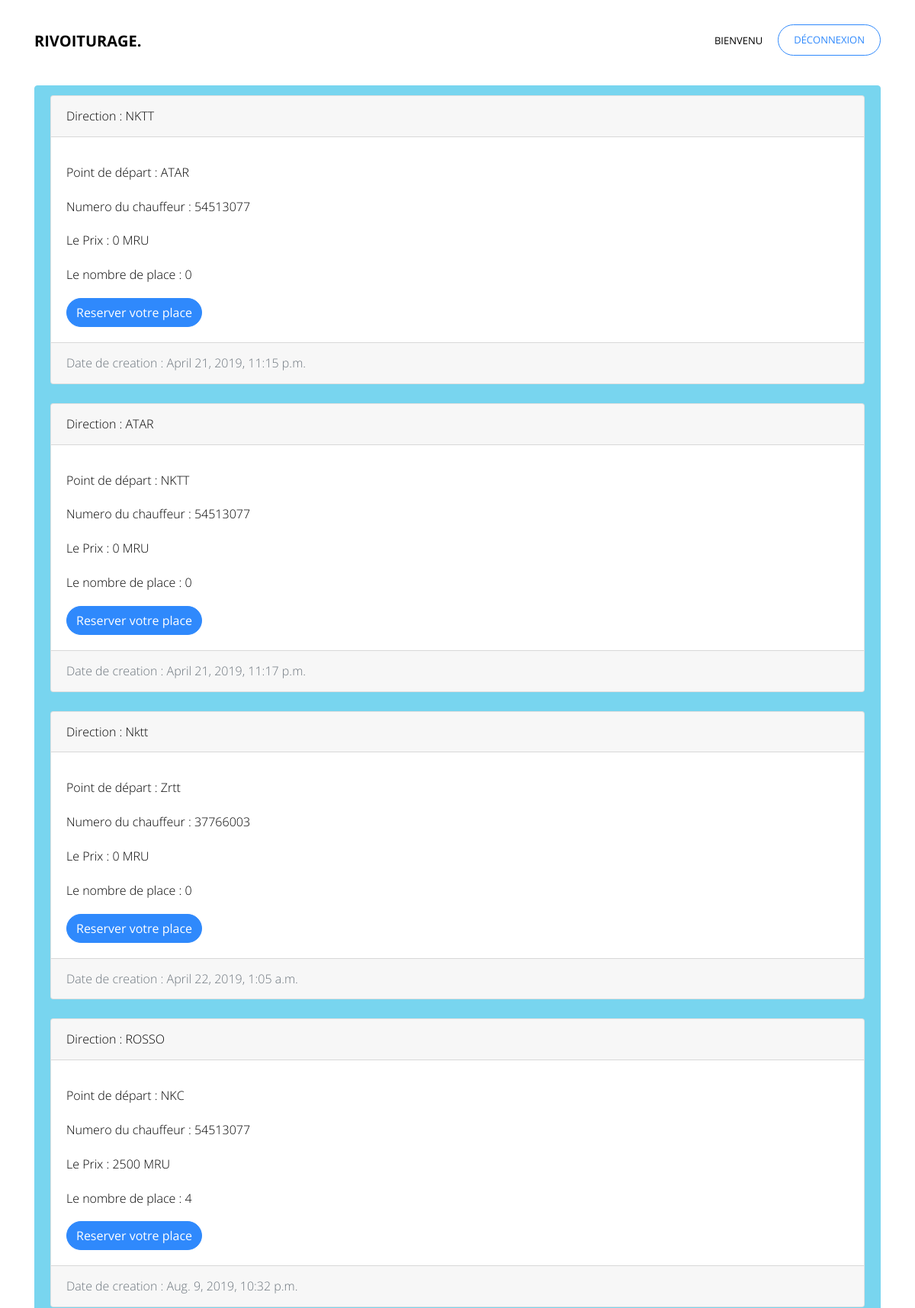
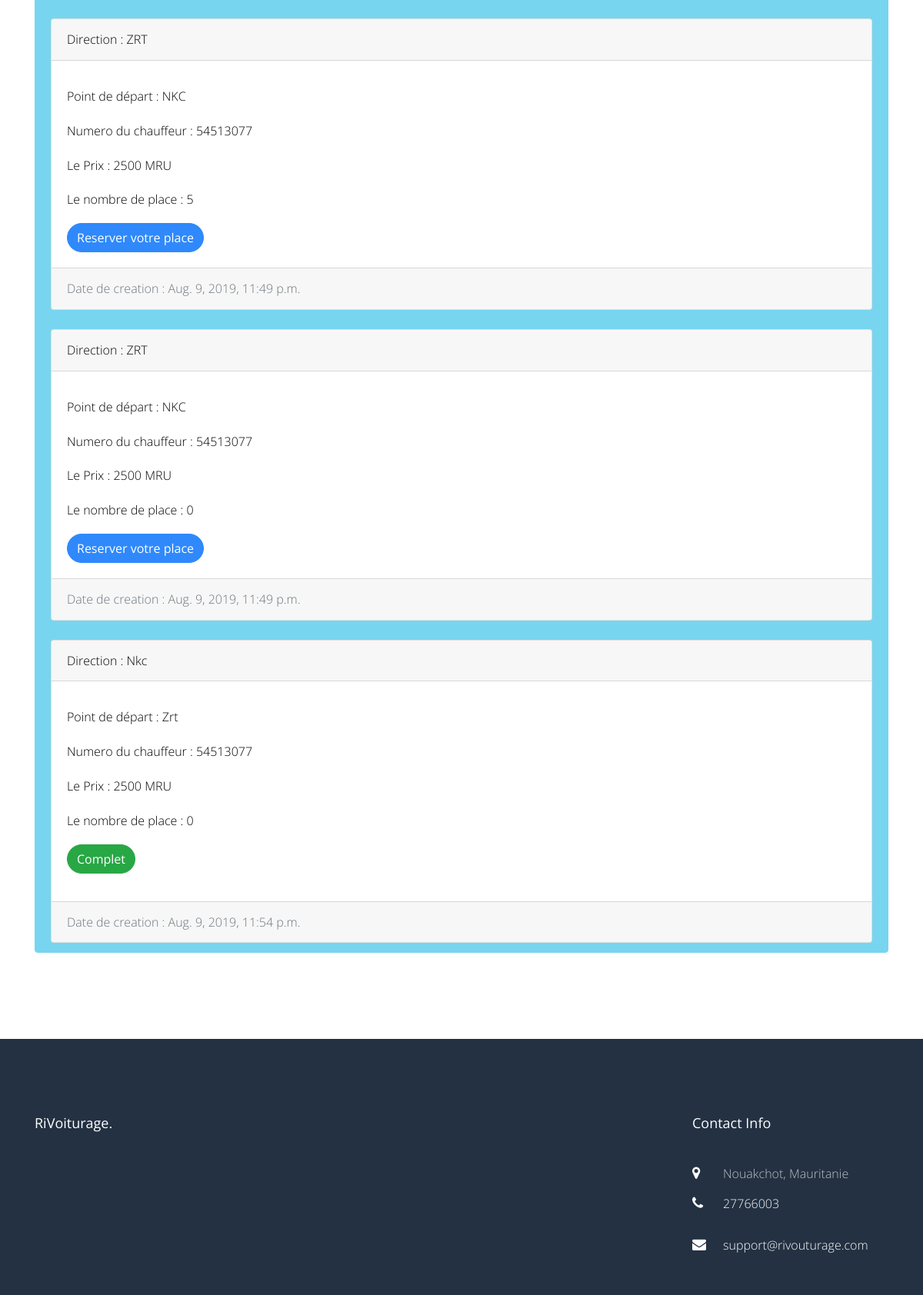
The app's page /dashClient (signed in, upper part) with its own data (2 pictures, top to bottom).
### riVoiturage/models.py (models this page shows, shortened)
class Traget(models.Model):
    point_depart = models.CharField(max_length=10, blank=True, null=True)
    point_arrive = models.CharField(max_length=10, blank=True, null=True)
    chauffeur = models.ForeignKey(
        Chauffeur,
        on_delete=models.CASCADE
    )
    date=models.DateTimeField(default=datetime.now, blank=True)
    prix  = models.DecimalField( max_digits=19, decimal_places=0)
    nbplace = models.IntegerField()
    iscompleted = models.BooleanField(default=False)

class Chauffeur(models.Model):
    user = models.OneToOneField(User, on_delete=models.DO_NOTHING)
    nni = models.IntegerField()
    permis = models.CharField(max_length=16)
    adresse = models.CharField(max_length=20, blank=True, null=True)
    voiture=models.ForeignKey(Voiture, on_delete=models.CASCADE,null=True)
    def __str__(self):
        return self.user.username

### riVoiturage/views.py (the view)
# urls.py: url(r'^dashClient$', views.dash, name="dashClient"),
@login_required(login_url='connexion')
def dash(request):
    targets=models.Traget.objects.all()
    return render(request, 'RiVoiturage/dashClient.html', locals())

### riVoiturage/templates/RiVoiturage/dashClient.html (shortened to what this page needs)
{% extends "RiVoiturage/layout.html"  %}
{% block content %}
<div class="container" >
       <div style="background:#ffff" class="list-group">
            {% for target in targets %}
                 <div  class="list-group-item list-group-item-action flex-column align-items-start active">
                  <div style="color:black" class="card">
                    <div class="card-header">
                      Direction :  {{target.point_arrive }}
                    </div>
                    <div class="card-body">
                      <p class="card-text">Point de départ :   {{target.point_depart}}</p>
                      <p class="card-text">Numero du chauffeur :    {{target.chauffeur}}</p>
                      <p class="card-text">Le Prix :     {{target.prix}} MRU</p>
                      <p class="card-text">Le nombre de place :     {{target.nbplace}} </p>
                      {% if target.iscompleted %}
                              <p  class="btn btn-success">Complet</p>
                      {% else %}
                        <a href="/RiVoiturage/reserver/{{target.pk}}"  class="btn btn-primary">Reserver votre place</a>
                      {% endif %}
                    </div>
                    <div class="card-footer text-muted">
                        <p class="card-text">Date de creation :  {{target.date}}</p>
                     </div>
                  </div>
                </div>
            {% endfor %}
    </div>
</div>
{% endblock content %}

### records on screen
Traget: point_arrive "NKTT", point_depart "ATAR", chauffeur "54513077", prix "0", nbplace "0", date "April 21, 2019, 11:15 p.m."
Traget: point_arrive "ATAR", point_depart "NKTT", chauffeur "54513077", prix "0", nbplace "0", date "April 21, 2019, 11:17 p.m."
Traget: point_arrive "Nktt", point_depart "Zrtt", chauffeur "37766003", prix "0", nbplace "0", date "April 22, 2019, 1:05 a.m."
Traget: point_arrive "ROSSO", point_depart "NKC", chauffeur "54513077", prix "2500", nbplace "4", date "Aug. 9, 2019, 10:32 p.m."
Traget: point_arrive "ZRT", point_depart "NKC", chauffeur "54513077", prix "2500", nbplace "5", date "Aug. 9, 2019, 11:49 p.m."
Traget: point_arrive "ZRT", point_depart "NKC", chauffeur "54513077", prix "2500", nbplace "0", date "Aug. 9, 2019, 11:49 p.m."
Traget: point_arrive "Nkc", point_depart "Zrt", chauffeur "54513077", prix "2500", nbplace "0", iscompleted "Complet", date "Aug. 9, 2019, 11:54 p.m."
